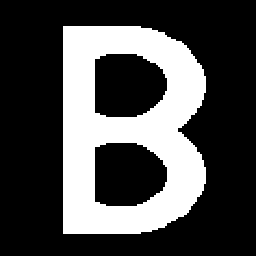
#> input picture codes/images_BW/beee2.bmp, 256 x 256 px
$ python test_EM.py
#> lines starting #> are read from the running program, lines starting #| are printed output that depends on the picture; after the words box and inside, x2 and y2 are one past the last pixel; in counts of white or black regions, pixels touching at a corner belong together
import os

import matplotlib.pyplot as plt
import numpy as np
import pandas as pd
from scipy.stats import norm

# Créer le dossier pour sauvegarder les résultats
output_folder = "part3"
os.makedirs(output_folder, exist_ok=True)


# Question 7 à 9: Fonctions de l'algorithme EM
def lit_image(chemin_image):
#> called with chemin_image = './images_BW/beee2.bmp'
    image = plt.imread(chemin_image)
#> image: shape (256, 256); 29.1% white; 1 white region, box (x1, y1, x2, y2) and area: (63, 26, 206, 234) 19070
    if image.ndim == 3:
        image = image[:, :, 0]  # Convertir en niveaux de gris si nécessaire
    return image


def affiche_image(titre, image, save_path=None):
    plt.imshow(image, cmap="gray")
    plt.title(titre)
    plt.axis("off")
    if save_path:
        plt.savefig(save_path, bbox_inches="tight")
    plt.show()


def identif_classes(X):
    classes = np.unique(X)
#> classes = [0, 255]
    return classes[0], classes[1]


def bruit_gauss(X, cl1, cl2, m1, sig1, m2, sig2):
    Y = np.zeros_like(X, dtype=float)
    Y[X == cl1] = np.random.normal(m1, sig1, size=(X == cl1).sum())
    Y[X == cl2] = np.random.normal(m2, sig2, size=(X == cl2).sum())
    return Y


def calc_probapost_Gauss(Y, p1, p2, m1, sig1, m2, sig2):
    f1 = p1 * norm.pdf(Y, m1, sig1)
    f2 = p2 * norm.pdf(Y, m2, sig2)
    total = f1 + f2
    Ppost_class1 = f1 / total
    Ppost_class2 = f2 / total
    Ppost = np.stack((Ppost_class1, Ppost_class2), axis=-1)
    return Ppost


def calc_EM(Y, p10, p20, m10, sig10, m20, sig20, nb_iterEM):
    p1, p2 = p10, p20
    m1, sig1 = m10, sig10
    m2, sig2 = m20, sig20

    p1_list, p2_list, m1_list, m2_list, sig1_list, sig2_list = [], [], [], [], [], []

    for _ in range(nb_iterEM):
        # E-step
        Ppost = calc_probapost_Gauss(Y, p1, p2, m1, sig1, m2, sig2)

        # M-step
        sum_Ppost_class1 = np.sum(Ppost[:, :, 0])
        sum_Ppost_class2 = np.sum(Ppost[:, :, 1])
        p1 = sum_Ppost_class1 / (sum_Ppost_class1 + sum_Ppost_class2)
        p2 = 1 - p1
        m1 = np.sum(Ppost[:, :, 0] * Y) / sum_Ppost_class1
        m2 = np.sum(Ppost[:, :, 1] * Y) / sum_Ppost_class2
        sig1 = np.sqrt(np.sum(Ppost[:, :, 0] * (Y - m1) ** 2) / sum_Ppost_class1)
        sig2 = np.sqrt(np.sum(Ppost[:, :, 1] * (Y - m2) ** 2) / sum_Ppost_class2)

        # Stocker les valeurs pour les graphiques
        p1_list.append(p1)
        p2_list.append(p2)
        m1_list.append(m1)
        m2_list.append(m2)
        sig1_list.append(sig1)
        sig2_list.append(sig2)

    return (
        p1,
        p2,
        m1,
        sig1,
        m2,
        sig2,
        p1_list,
        p2_list,
        m1_list,
        m2_list,
        sig1_list,
        sig2_list,
    )


if __name__ == "__main__":
    # Lire et afficher l'image originale
    chemin_image = "./images_BW/beee2.bmp"
    X = lit_image(chemin_image)
    affiche_image(
        "Image Originale",
        X,
        save_path=os.path.join(output_folder, "image_originale_test_em.png"),
    )

    # Identifier les classes
    cl1, cl2 = identif_classes(X)
#> cl1 = 0; cl2 = 255

    # Ajouter du bruit gaussien
    m1_true, sig1_true = 1, 1
    m2_true, sig2_true = 4, 1
    Y = bruit_gauss(X, cl1, cl2, m1_true, sig1_true, m2_true, sig2_true)
#> in bruit_gauss, `Y[X == cl2] = np.random.normal(m2, sig2, size=(X == cl2).sum())`:
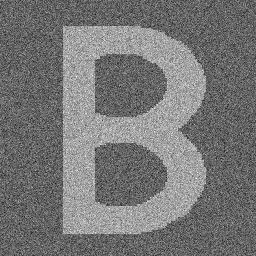
#> Y: shape (256, 256) float64; min -3.66, max 8.24, mean 1.87; drawn with min black and max white
    affiche_image(
        "Image Bruitée",
        Y,
        save_path=os.path.join(output_folder, "image_bruitee_test_em.png"),
    )

    # Initialiser les paramètres avec les vraies valeurs
    p1_true, p2_true = np.mean(X == cl1), np.mean(X == cl2)
#> p1_true = 0.709; p2_true = 0.291
    p10, p20 = p1_true, p2_true
#> p10 = 0.709; p20 = 0.291
    m10, sig10 = m1_true, sig1_true
    m20, sig20 = m2_true, sig2_true

    # Nombre d'itérations EM
    nb_iterEM = 10

    # Exécuter EM
    (
        p1_est,
        p2_est,
        m1_est,
        sig1_est,
        m2_est,
        sig2_est,
        p1_list,
        p2_list,
        m1_list,
        m2_list,
        sig1_list,
        sig2_list,
    ) = calc_EM(Y, p10, p20, m10, sig10, m20, sig20, nb_iterEM)
#> in calc_EM, `p1, p2 = p10, p20`: p1 = 0.709; p2 = 0.291
#> the loop in calc_EM, `for _ in range(nb_iterEM):` made 10 passes
#> (sum_Ppost_class1, sum_Ppost_class2, p1, p2, m2, sig1, sig2) on passes 1 to 10: (46521.5, 19014.5, 0.71, 0.29, 3.99, 0.999, 0.992), (46534, 19002, 0.71, 0.29, 4, 0.998, 0.99), (46549.5, 18986.5, 0.71, 0.29, 4, 0.998, 0.988), (46565.5, 18970.5, 0.711, 0.289, 4, 0.999, 0.987), (46581, 18955, 0.711, 0.289, 4, 0.999, 0.986), (46595.8, 18940.2, 0.711, 0.289, 4, 0.999, 0.986), (46609.8, 18926.2, 0.711, 0.289, 4, 0.999, 0.985), (46622.9, 18913.1, 0.711, 0.289, 4, 1, 0.984), (46635.1, 18900.9, 0.712, 0.288, 4, 1, 0.984), (46646.6, 18889.4, 0.712, 0.288, 4.01, 1, 0.983)
#> pass 1, in calc_probapost_Gauss, `f1 = p1 * norm.pdf(Y, m1, sig1)`:
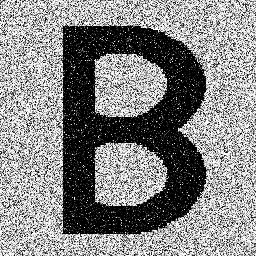
#> f1: shape (256, 256) float64; min 1.16e-12, max 0.283, mean 0.148; drawn with min black and max white
#> pass 1, in calc_probapost_Gauss, `f2 = p2 * norm.pdf(Y, m2, sig2)`:
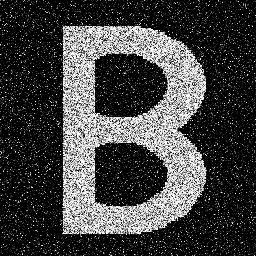
#> f2: shape (256, 256) float64; min 2.11e-14, max 0.116, mean 0.03; drawn with min black and max white
#> pass 1, in calc_probapost_Gauss, `total = f1 + f2`:
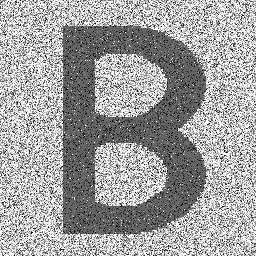
#> total: shape (256, 256) float64; min 5.45e-06, max 0.284, mean 0.178; drawn with min black and max white
#> pass 1, in calc_probapost_Gauss, `Ppost_class1 = f1 / total`:
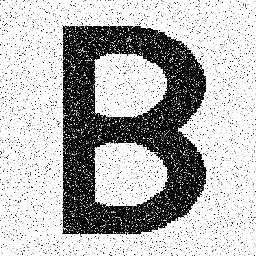
#> Ppost_class1: shape (256, 256) float64; min 8.05e-08, max 1, mean 0.71
#> after the loop in calc_EM, `for _ in range(nb_iterEM):`: m1_list = [1, 1, 1, 1, 1, 1, 1, 1, 1, 1]; m2_list = [3.99, 4, 4, 4, 4, 4, 4, 4, 4, 4.01]; p1_list = [0.71, 0.71, 0.71, 0.711, 0.711, 0.711, 0.711, 0.711, 0.712, 0.712]; p2_list = [0.29, 0.29, 0.29, 0.289, 0.289, 0.289, 0.289, 0.289, 0.288, 0.288]; sig1_list = [0.999, 0.998, 0.998, 0.999, 0.999, 0.999, 0.999, 1, 1, 1]; sig2_list = [0.992, 0.99, 0.988, 0.987, 0.986, 0.986, 0.985, 0.984, 0.984, 0.983]
#> p1_est = 0.712; p2_est = 0.288; m1_est = 1; sig1_est = 1; m2_est = 4.01; sig2_est = 0.983; m1_list = [1, 1, 1, 1, 1, 1, 1, 1, 1, 1]; m2_list = [3.99, 4, 4, 4, 4, 4, 4, 4, 4, 4.01]

    # Sauvegarder les résultats dans un fichier CSV
    results_df = pd.DataFrame(
        {
            "Iteration": range(1, nb_iterEM + 1),
            "p1": p1_list,
            "p2": p2_list,
            "m1": m1_list,
            "m2": m2_list,
            "sig1": sig1_list,
            "sig2": sig2_list,
        }
    )
#> results_df = table of 10 rows and 7 columns
    results_csv_path = os.path.join(output_folder, "em_results_test_em.csv")
    results_df.to_csv(results_csv_path, index=False)

    # Afficher et sauvegarder les graphiques de l'évolution des paramètres
    plt.figure()
    plt.plot(p1_list, label="p1")
    plt.plot(p2_list, label="p2")
    plt.legend()
    plt.title("Évolution des probabilités a priori")
    plt.savefig(
        os.path.join(output_folder, "evolution_probabilites_test_em.png"),
        bbox_inches="tight",
    )
#> figure, not shown here; curve peaks at x = 9, y = 0.712; curve peaks at x = 0, y = 0.29
    plt.show()

    plt.figure()
    plt.plot(m1_list, label="m1")
    plt.plot(m2_list, label="m2")
    plt.legend()
    plt.title("Évolution des moyennes")
    plt.savefig(
        os.path.join(output_folder, "evolution_moyennes_test_em.png"),
        bbox_inches="tight",
    )
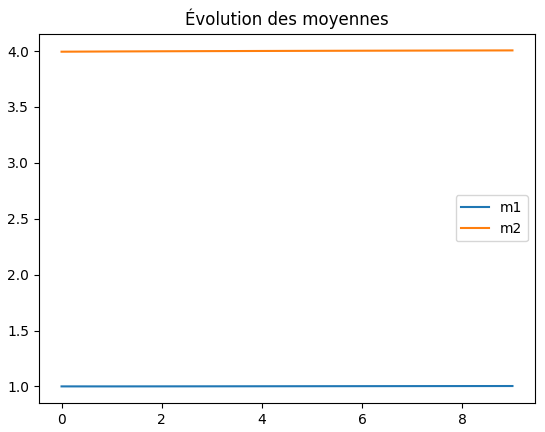
#> figure drawn by matplotlib, 1 panel; curve peaks at x = 9, y = 1; curve peaks at x = 9, y = 4.01
    plt.show()

    plt.figure()
    plt.plot(sig1_list, label="sigma1")
    plt.plot(sig2_list, label="sigma2")
    plt.legend()
    plt.title("Évolution des écarts-types")
    plt.savefig(
        os.path.join(output_folder, "evolution_ecarts_types_test_em.png"),
        bbox_inches="tight",
    )
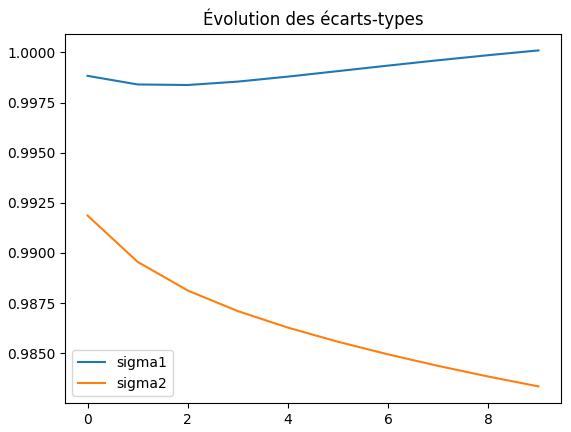
#> figure drawn by matplotlib, 1 panel; curve peaks at x = 9, y = 1; curve peaks at x = 0, y = 0.992
    plt.show()

$ run again, with codes/images_BW/alfa2.bmp copied over codes/images_BW/beee2.bmp
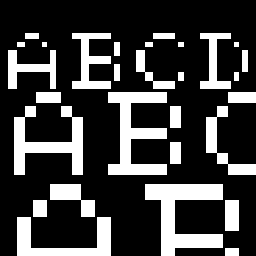
#> input picture codes/images_BW/alfa2.bmp, 256 x 256 px
#> image: shape (256, 256); 24.7% white; 29 white regions, largest, box (x1, y1, x2, y2) and area: (145, 184, 223, 256) 2704, (108, 92, 167, 175) 2365, (14, 106, 83, 175) 2035
#> classes = [0, 255]
#> cl1 = 0; cl2 = 255
#> p1_true = 0.753; p2_true = 0.247
#> p10 = 0.753; p20 = 0.247
#> in calc_EM, `p1, p2 = p10, p20`: p1 = 0.753; p2 = 0.247
#> the loop in calc_EM, `for _ in range(nb_iterEM):` made 10 passes
#> (sum_Ppost_class1, sum_Ppost_class2, p1, p2, m1, m2, sig1, sig2) on passes 1 to 8: (49415.6, 16120.4, 0.754, 0.246, 0.999, 4, 0.999, 0.994), (49425.7, 16110.3, 0.754, 0.246, 0.999, 4, 0.998, 0.991), (49439.3, 16096.7, 0.754, 0.246, 0.999, 4, 0.998, 0.99), (49453.6, 16082.4, 0.755, 0.245, 0.999, 4, 0.998, 0.989), (49467.8, 16068.2, 0.755, 0.245, 1, 4.01, 0.999, 0.988), (49481.4, 16054.6, 0.755, 0.245, 1, 4.01, 0.999, 0.987), (49494.3, 16041.7, 0.755, 0.245, 1, 4.01, 0.999, 0.986), (49506.4, 16029.6, 0.755, 0.245, 1, 4.01, 0.999, 0.986)
#> pass 1, in calc_probapost_Gauss, `Ppost_class1 = f1 / total`:
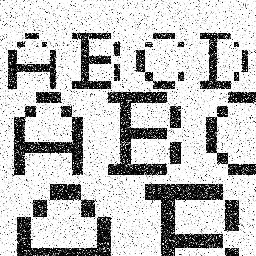
#> Ppost_class1: shape (256, 256) float64; min 1.01e-07, max 1, mean 0.754
#> after the loop in calc_EM, `for _ in range(nb_iterEM):`: m1_list = [0.999, 0.999, 0.999, 0.999, 1, 1, 1, 1, 1, 1]; m2_list = [4, 4, 4, 4, 4.01, 4.01, 4.01, 4.01, 4.01, 4.01]; p1_list = [0.754, 0.754, 0.754, 0.755, 0.755, 0.755, 0.755, 0.755, 0.756, 0.756]; p2_list = [0.246, 0.246, 0.246, 0.245, 0.245, 0.245, 0.245, 0.245, 0.244, 0.244]; sig1_list = [0.999, 0.998, 0.998, 0.998, 0.999, 0.999, 0.999, 0.999, 1, 1]; sig2_list = [0.994, 0.991, 0.99, 0.989, 0.988, 0.987, 0.986, 0.986, 0.985, 0.984]
#> `( p1_est, p2_est, m1_est, sig1_est, m2_est, sig2_est, p1_list, p2_list..`: p1_est = 0.756; p2_est = 0.244; m1_est = 1; m2_est = 4.01; sig2_est = 0.984; m1_list = [0.999, 0.999, 0.999, 0.999, 1, 1, 1, 1, 1, 1]; m2_list = [4, 4, 4, 4, 4.01, 4.01, 4.01, 4.01, 4.01, 4.01]
#> results_df = table of 10 rows and 7 columns
#> `plt.savefig( os.path.join(output_folder, "evolution_ecarts_types_test_..`:
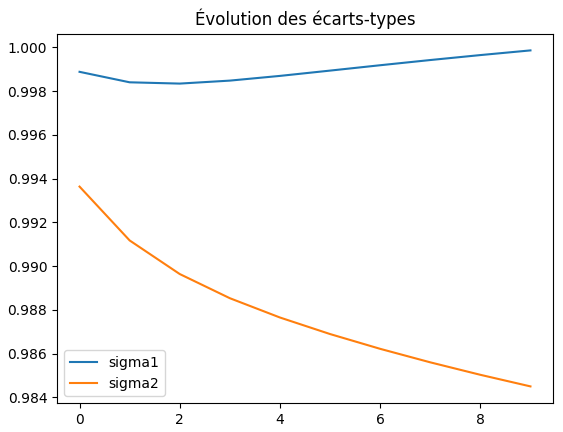
#> figure drawn by matplotlib, 1 panel; curve peaks at x = 9, y = 1; curve peaks at x = 0, y = 0.994

$ run again, with codes/images_BW/cible2.bmp copied over codes/images_BW/beee2.bmp
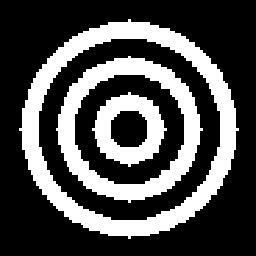
#> input picture codes/images_BW/cible2.bmp, 256 x 256 px
#> image: shape (256, 256); 30.5% white; 3 white regions, box (x1, y1, x2, y2) and area: (19, 19, 239, 239) 10608, (56, 56, 203, 203) 6600, (92, 92, 167, 167) 2788
#> classes = [0, 255]
#> cl1 = 0; cl2 = 255
#> p1_true = 0.695; p2_true = 0.305
#> p10 = 0.695; p20 = 0.305
#> in calc_EM, `p1, p2 = p10, p20`: p1 = 0.695; p2 = 0.305
#> the loop in calc_EM, `for _ in range(nb_iterEM):` made 10 passes
#> (sum_Ppost_class1, sum_Ppost_class2, p1, p2, m2, sig1, sig2) on passes 1 to 8: (45603.6, 19932.4, 0.696, 0.304, 4, 0.998, 0.993), (45617.2, 19918.8, 0.696, 0.304, 4, 0.998, 0.991), (45633.2, 19902.8, 0.696, 0.304, 4, 0.998, 0.989), (45649.6, 19886.4, 0.697, 0.303, 4, 0.998, 0.988), (45665.4, 19870.6, 0.697, 0.303, 4, 0.998, 0.988), (45680.5, 19855.5, 0.697, 0.303, 4, 0.999, 0.987), (45694.6, 19841.4, 0.697, 0.303, 4, 0.999, 0.986), (45707.9, 19828.1, 0.697, 0.303, 4.01, 0.999, 0.986)
#> pass 1, in calc_probapost_Gauss, `Ppost_class1 = f1 / total`:
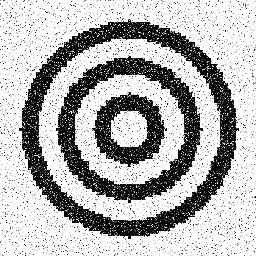
#> Ppost_class1: shape (256, 256) float64; min 7.53e-08, max 1, mean 0.696
#> after the loop in calc_EM, `for _ in range(nb_iterEM):`: m1_list = [1, 1, 1, 1, 1, 1, 1, 1, 1, 1]; m2_list = [4, 4, 4, 4, 4, 4, 4, 4.01, 4.01, 4.01]; p1_list = [0.696, 0.696, 0.696, 0.697, 0.697, 0.697, 0.697, 0.697, 0.698, 0.698]; p2_list = [0.304, 0.304, 0.304, 0.303, 0.303, 0.303, 0.303, 0.303, 0.302, 0.302]; sig1_list = [0.998, 0.998, 0.998, 0.998, 0.998, 0.999, 0.999, 0.999, 0.999, 1]; sig2_list = [0.993, 0.991, 0.989, 0.988, 0.988, 0.987, 0.986, 0.986, 0.985, 0.985]
#> `( p1_est, p2_est, m1_est, sig1_est, m2_est, sig2_est, p1_list, p2_list..`: p1_est = 0.698; p2_est = 0.302; m1_est = 1; m2_est = 4.01; sig2_est = 0.985; m1_list = [1, 1, 1, 1, 1, 1, 1, 1, 1, 1]; m2_list = [4, 4, 4, 4, 4, 4, 4, 4.01, 4.01, 4.01]
#> results_df = table of 10 rows and 7 columns
#> `plt.savefig( os.path.join(output_folder, "evolution_ecarts_types_test_..`:
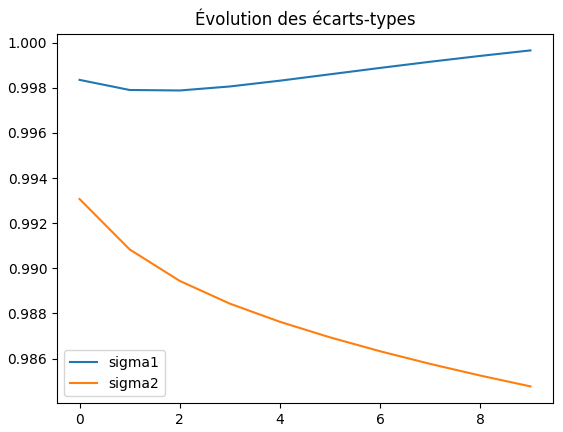
#> figure drawn by matplotlib, 1 panel; curve peaks at x = 9, y = 1; curve peaks at x = 0, y = 0.993

$ run again, with codes/images_BW/city2.bmp copied over codes/images_BW/beee2.bmp
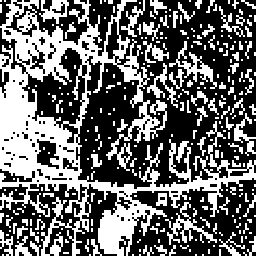
#> input picture codes/images_BW/city2.bmp, 256 x 256 px
#> image: shape (256, 256); 40.8% white; 278 white regions (187 under 20 px), largest, box (x1, y1, x2, y2) and area: (0, 0, 256, 256) 18312, (165, 202, 217, 245) 566, (169, 41, 217, 89) 538
#> classes = [0, 255]
#> cl1 = 0; cl2 = 255
#> p1_true = 0.592; p2_true = 0.408
#> p10 = 0.592; p20 = 0.408
#> in calc_EM, `p1, p2 = p10, p20`: p1 = 0.592; p2 = 0.408
#> the loop in calc_EM, `for _ in range(nb_iterEM):` made 10 passes
#> (sum_Ppost_class1, sum_Ppost_class2, p1, p2, m1, m2, sig1, sig2) on passes 1 to 7: (38850.2, 26685.8, 0.593, 0.407, 0.998, 4, 0.998, 0.994), (38867, 26669, 0.593, 0.407, 0.998, 4, 0.998, 0.992), (38885.1, 26650.9, 0.593, 0.407, 0.998, 4, 0.997, 0.99), (38902.9, 26633.1, 0.594, 0.406, 0.999, 4, 0.998, 0.989), (38919.8, 26616.2, 0.594, 0.406, 0.999, 4.01, 0.998, 0.989), (38935.7, 26600.3, 0.594, 0.406, 1, 4.01, 0.998, 0.988), (38950.6, 26585.4, 0.594, 0.406, 1, 4.01, 0.999, 0.988)
#> after the loop in calc_EM, `for _ in range(nb_iterEM):`: m1_list = [0.998, 0.998, 0.998, 0.999, 0.999, 1, 1, 1, 1, 1]; m2_list = [4, 4, 4, 4, 4.01, 4.01, 4.01, 4.01, 4.01, 4.01]; p1_list = [0.593, 0.593, 0.593, 0.594, 0.594, 0.594, 0.594, 0.595, 0.595, 0.595]; p2_list = [0.407, 0.407, 0.407, 0.406, 0.406, 0.406, 0.406, 0.405, 0.405, 0.405]; sig1_list = [0.998, 0.998, 0.997, 0.998, 0.998, 0.998, 0.999, 0.999, 0.999, 0.999]; sig2_list = [0.994, 0.992, 0.99, 0.989, 0.989, 0.988, 0.988, 0.987, 0.987, 0.986]
#> `( p1_est, p2_est, m1_est, sig1_est, m2_est, sig2_est, p1_list, p2_list..`: p1_est = 0.595; p2_est = 0.405; m1_est = 1; sig1_est = 0.999; m2_est = 4.01; sig2_est = 0.986; m1_list = [0.998, 0.998, 0.998, 0.999, 0.999, 1, 1, 1, 1, 1]; m2_list = [4, 4, 4, 4, 4.01, 4.01, 4.01, 4.01, 4.01, 4.01]
#> results_df = table of 10 rows and 7 columns
#> `plt.savefig( os.path.join(output_folder, "evolution_ecarts_types_test_..`:
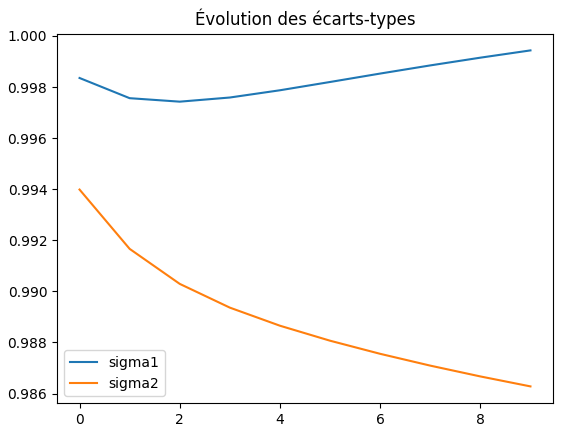
#> figure drawn by matplotlib, 1 panel; curve peaks at x = 9, y = 0.999; curve peaks at x = 0, y = 0.994
